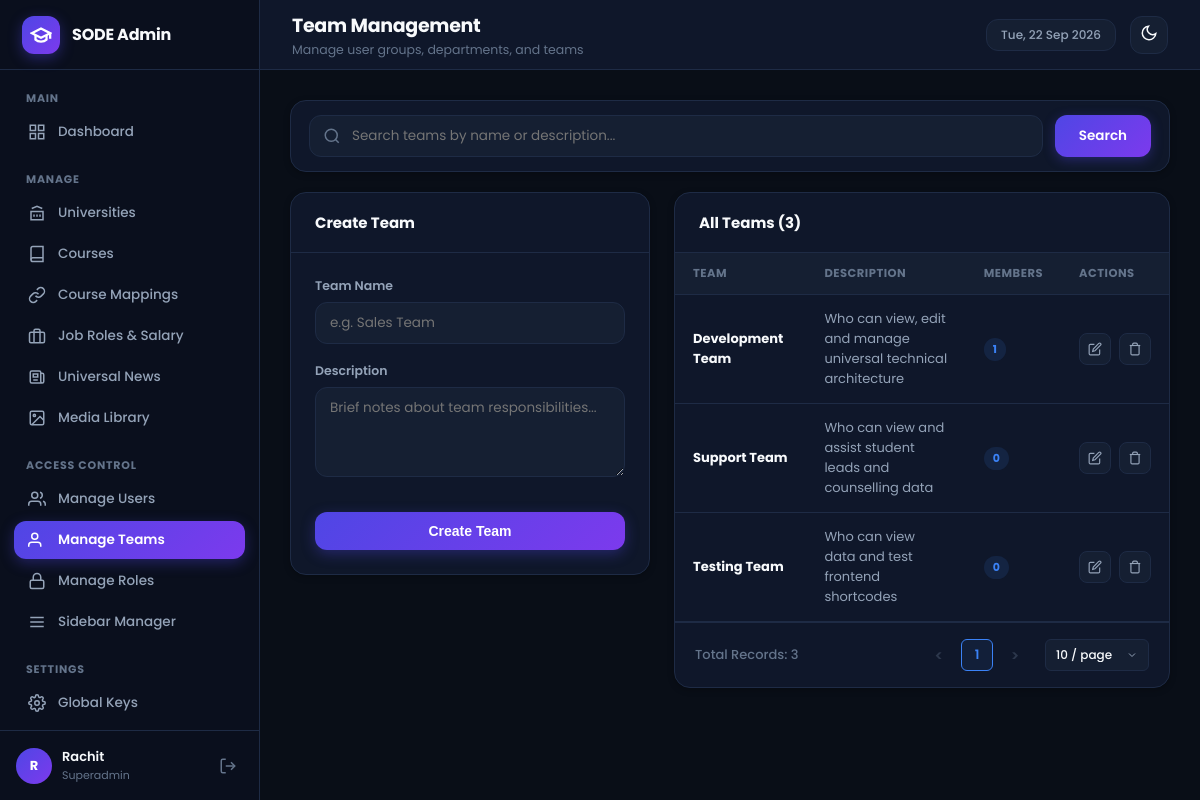
Before: /admin/modules/rbac/teams.php (signed in) with the older database file.
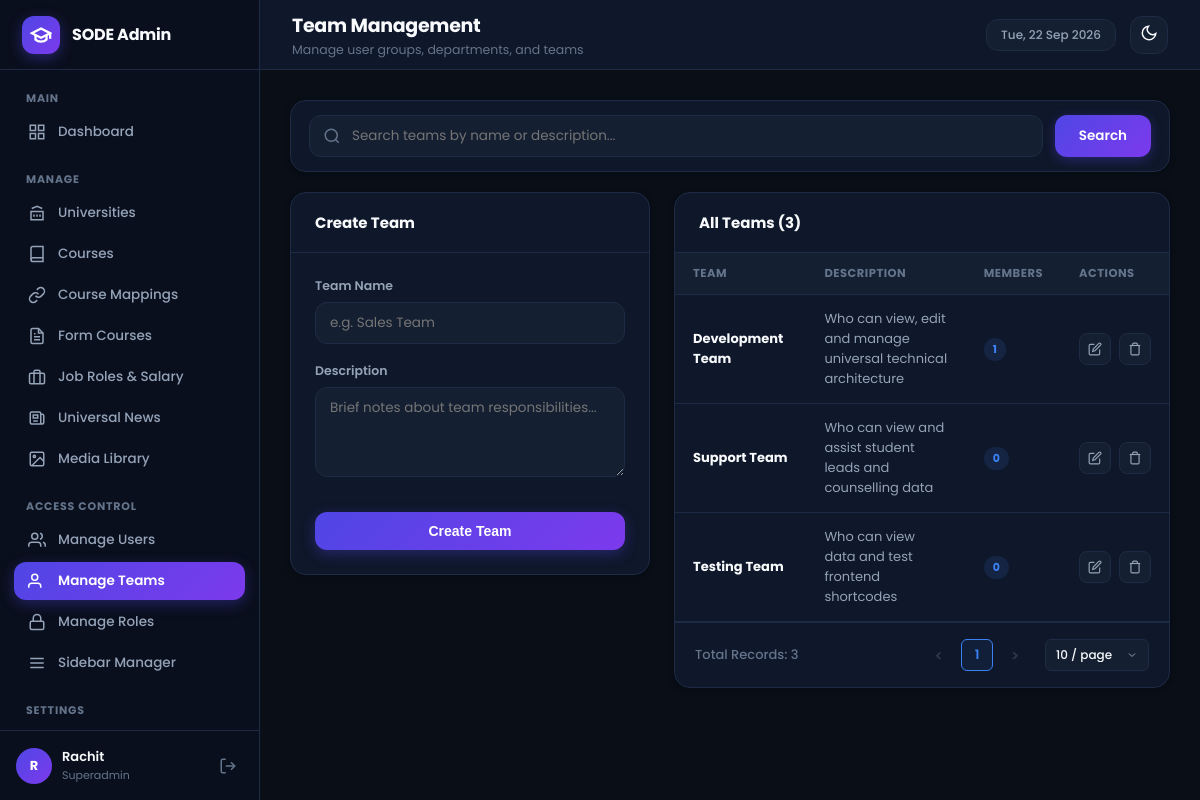
After: the same page with the newer database file.
### tables this page shows
CREATE TABLE IF NOT EXISTS `sidebar_items` (
  `id` INT UNSIGNED AUTO_INCREMENT PRIMARY KEY,
  `display_name` VARCHAR(100) NOT NULL,
  `page_route` VARCHAR(255) NOT NULL,
  `sort_order` INT DEFAULT 0,
  `active_page_key` VARCHAR(100) NOT NULL,
  `rbac_module_key` VARCHAR(100) NOT NULL,
  `menu_section` VARCHAR(100) DEFAULT 'Manage',
  `icon_svg` TEXT NULL,
  `is_superadmin_only` TINYINT(1) DEFAULT 0,
  `is_active` TINYINT(1) DEFAULT 1,
  `created_at` TIMESTAMP DEFAULT CURRENT_TIMESTAMP
);

CREATE TABLE IF NOT EXISTS `teams` (
  `id` INT UNSIGNED AUTO_INCREMENT PRIMARY KEY,
  `name` VARCHAR(100) NOT NULL UNIQUE,
  `description` TEXT NULL,
  `created_at` TIMESTAMP DEFAULT CURRENT_TIMESTAMP
);

### admin/includes/rbac.php (called while the page is built, shortened)
<?php
function is_superadmin() {
    return !empty($_SESSION['is_superadmin']);
}
    ?>
    <?php
function get_user_sidebar_items() {
    $db = get_db_connection();
    if (is_superadmin()) {
        $stmt = $db->query("SELECT * FROM sidebar_items WHERE is_active = 1 ORDER BY sort_order ASC, id ASC");
        $items = $stmt->fetchAll();
        if (!empty($items)) return $items;
    }
    $role_id = $_SESSION['user_role_id'] ?? 0;
    $stmt = $db->prepare("
        SELECT si.*
        FROM sidebar_items si
        INNER JOIN role_sidebar_access rsa ON si.id = rsa.sidebar_item_id
        WHERE rsa.role_id = :role_id AND si.is_active = 1 AND si.is_superadmin_only = 0
        ORDER BY si.sort_order ASC, si.id ASC
    ");
    $stmt->execute(['role_id' => $role_id]);
    return $stmt->fetchAll();
}

### admin/modules/rbac/teams.php (the view, shortened to what the changed rows need)
<?php
$active_page_key = 'teams';
$db = get_db_connection();
$search = trim($_GET['q'] ?? '');
$where_sql = "";
$params = [];
$pagination = sode_get_pagination_params(10);
$page = $pagination['page'];
$per_page = $pagination['per_page'];
$offset = $pagination['offset'];
if ($search !== '') {
    $count_stmt = $db->prepare("SELECT COUNT(*) FROM teams t $where_sql");
    $count_stmt->execute($params);
    $total_teams = (int)$count_stmt->fetchColumn();
} else {
    $total_teams = (int)$db->query("SELECT COUNT(*) FROM teams")->fetchColumn();
}
$stmt = $db->prepare("
    SELECT t.*, (SELECT COUNT(*) FROM users u WHERE u.team_id = t.id) AS members_count
    FROM teams t
    $where_sql
    ORDER BY t.id ASC
    LIMIT :limit OFFSET :offset
");
$stmt->bindValue(':limit', $per_page, PDO::PARAM_INT);
$stmt->bindValue(':offset', $offset, PDO::PARAM_INT);
$stmt->execute();
$teams = $stmt->fetchAll();
require_once ADMIN_PATH . '/includes/header.php';
?>
<div class="split-layout">
    <div class="admin-card">
        <div class="table-responsive">
            <table class="admin-table">
                <thead>
                    <tr>
                        <th>Team</th>
                        <th>Description</th>
                        <th>Members</th>
                        <th>Actions</th>
                    </tr>
                </thead>
                <tbody>
                    <?php if (empty($teams)): ?>
                        <tr><td colspan="4" style="text-align:center; padding:32px; color:var(--text-dim);"><?php echo $search !== '' ? 'No teams match your search query "' . htmlspecialchars($search) . '".' : 'No teams found.'; ?></td></tr>
                    <?php else: ?>
                        <?php foreach ($teams as $t): ?>
                            <tr>
                                <td><strong><?php echo htmlspecialchars($t['name']); ?></strong></td>
                                <td style="color:var(--text-muted);"><?php echo htmlspecialchars($t['description'] ?? '-'); ?></td>
                                <td>
                                    <span class="badge badge-info"><?php echo $t['members_count']; ?></span>
                                </td>
                                <td>
                                    <div class="table-actions">
                                        <a href="<?php echo BASE_URL; ?>/modules/rbac/teams.php?action=edit&id=<?php echo $t['id']; ?>" class="action-btn" title="Edit">
                                            <svg width="14" height="14" viewBox="0 0 24 24" fill="none" stroke="currentColor" stroke-width="2"><path d="M11 4H4a2 2 0 0 0-2 2v14a2 2 0 0 0 2 2h14a2 2 0 0 0 2-2v-7"></path><path d="M18.5 2.5a2.121 2.121 0 0 1 3 3L12 15l-4 1 1-4 9.5-9.5z"></path></svg>
                                        </a>
                                        <form method="POST" action="" class="delete-form" style="display:inline;">
                                            <button type="submit" class="action-btn delete-btn" title="Delete">
                                                <svg width="14" height="14" viewBox="0 0 24 24" fill="none" stroke="currentColor" stroke-width="2"><polyline points="3 6 5 6 21 6"></polyline><path d="M19 6v14a2 2 0 0 1-2 2H7a2 2 0 0 1-2-2V6m3 0V4a2 2 0 0 1 2-2h4a2 2 0 0 1 2 2v2"></path></svg>
                                            </button>
                                        </form>
                                    </div>
                                </td>
                            </tr>
                        <?php endforeach; ?>
                    <?php endif; ?>
                </tbody>
            </table>
        </div>
        <?php echo sode_render_pagination($total_teams, $page, $per_page); ?>
    </div>
</div>
<?php
require_once ADMIN_PATH . '/includes/footer.php';
?>

### admin/includes/sidebar.php (shortened to what the changed rows need)
<?php
$sidebar_items = get_user_sidebar_items();
$grouped_items = [];
foreach ($sidebar_items as $item) {
    $section = !empty($item['menu_section']) ? strtoupper($item['menu_section']) : 'MANAGE';
    $grouped_items[$section][] = $item;
}
if (empty($active_page_key)) {
    $current_script = str_replace('\\', '/', $_SERVER['SCRIPT_NAME'] ?? $_SERVER['PHP_SELF'] ?? '');
    if (preg_match('#/modules/([^/]+)/#', $current_script, $matches)) {
        $current_page_key = $matches[1];
    } elseif (strpos($current_script, 'dashboard.php') !== false) {
        $current_page_key = 'dashboard';
    } else {
        $current_page_key = '';
    }
} else {
    $current_page_key = $active_page_key;
}
?>
<aside class="app-sidebar" id="app-sidebar">
    <nav class="sidebar-nav">
        <?php foreach ($grouped_items as $section_title => $section_items): ?>
            <div class="nav-section">
                <div class="nav-section-title"><?php echo htmlspecialchars($section_title); ?></div>
                <ul class="nav-list">
                    <?php foreach ($section_items as $item):
                        $route = (strpos($item['page_route'], 'http') === 0) ? $item['page_route'] : BASE_URL . '/' . ltrim($item['page_route'], '/');
                        $is_active = ($current_page_key !== '' && $current_page_key === $item['active_page_key']);
                    ?>
                        <li class="nav-item <?php echo $is_active ? 'active' : ''; ?>">
                            <a href="<?php echo htmlspecialchars($route); ?>">
                                <?php if (!empty($item['icon_svg'])): ?>
                                    <?php echo $item['icon_svg']; ?>
                                <?php else: ?>
                                    <svg width="18" height="18" viewBox="0 0 24 24" fill="none" stroke="currentColor" stroke-width="2"><circle cx="12" cy="12" r="4"></circle></svg>
                                <?php endif; ?>
                                <span><?php echo htmlspecialchars($item['display_name']); ?></span>
                            </a>
                        </li>
                    <?php endforeach; ?>
                </ul>
            </div>
        <?php endforeach; ?>
    </nav>
</aside>

### admin/includes/helpers.php (shortened to what the changed rows need)
<?php
if (!function_exists('sode_get_pagination_params')) {
    function sode_get_pagination_params($default_per_page = 10, $allowed = [10, 25, 50, 100], $page_key = 'page', $per_page_key = 'per_page') {
        $page = isset($_GET[$page_key]) ? (int)$_GET[$page_key] : 1;
        $per_page = isset($_GET[$per_page_key]) ? (int)$_GET[$per_page_key] : $default_per_page;
        $offset = ($page - 1) * $per_page;
        return [
            'page'     => $page,
            'per_page' => $per_page,
            'offset'   => $offset
        ];
    }
}
if (!function_exists('sode_render_pagination')) {
    function sode_render_pagination($total_records, $current_page, $per_page, $allowed = [10, 25, 50, 100], $page_key = 'page', $per_page_key = 'per_page') {
        $total_records = max(0, (int)$total_records);
        $per_page = max(1, (int)$per_page);
        $total_pages = max(1, (int)ceil($total_records / $per_page));
        $current_page = max(1, min((int)$current_page, $total_pages));
        $queryParams = $_GET ?? [];
        $buildUrl = function($p, $pp = null) use ($queryParams, $page_key, $per_page_key, $per_page) {
            $params = $queryParams;
            $params[$page_key] = $p;
            $params[$per_page_key] = ($pp !== null) ? $pp : $per_page;
            return '?' . http_build_query($params);
        };
        $pages = [];
        if ($total_pages <= 7) {
            for ($i = 1; $i <= $total_pages; $i++) {
                $pages[] = $i;
            }
        }
        ?>
        <div class="sode-pagination-bar">
            <div class="sode-pagination-left">
                <span class="sode-pagination-total">Total Records: <?php echo number_format($total_records); ?></span>
            </div>
            <div class="sode-pagination-right">
                <?php if ($current_page > 1): ?>
                    <a href="<?php echo htmlspecialchars($buildUrl($current_page - 1)); ?>" class="sode-page-link sode-page-nav" title="Previous Page">&lt;</a>
                <?php else: ?>
                    <span class="sode-page-link sode-page-nav disabled">&lt;</span>
                <?php endif; ?>
                <?php foreach ($pages as $p): ?>
                    <?php if ($p === '...'): ?>
                        <span class="sode-page-ellipsis">&hellip;</span>
                    <?php elseif ($p == $current_page): ?>
                        <span class="sode-page-link active"><?php echo $p; ?></span>
                    <?php else: ?>
                        <a href="<?php echo htmlspecialchars($buildUrl($p)); ?>" class="sode-page-link"><?php echo $p; ?></a>
                    <?php endif; ?>
                <?php endforeach; ?>
                <?php if ($current_page < $total_pages): ?>
                    <a href="<?php echo htmlspecialchars($buildUrl($current_page + 1)); ?>" class="sode-page-link sode-page-nav" title="Next Page">&gt;</a>
                <?php else: ?>
                    <span class="sode-page-link sode-page-nav disabled">&gt;</span>
                <?php endif; ?>
                <div class="sode-per-page-wrap">
                    <select class="sode-per-page-select" onchange="window.location.href=this.value;" title="Records per page">
                    </select>
                </div>
            </div>
        </div>
        <?php
        return ob_get_clean();
    }
}

Changed rows visible on the page:
no longer on this page (row unchanged): sidebar_items: display_name "Global Keys", shown under "SETTINGS"
added sidebar_items: display_name "Form Courses", shown under "MANAGE"
